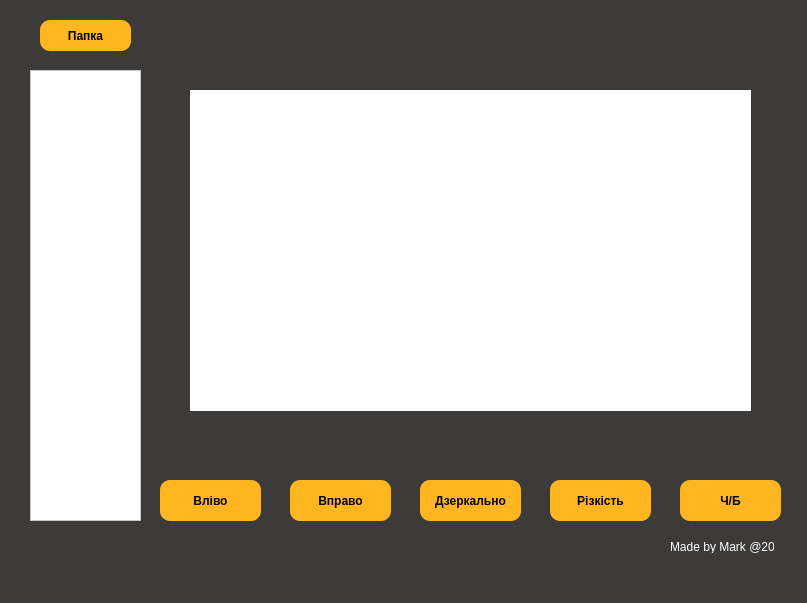
<?xml version="1.0" encoding="UTF-8"?>
<ui version="4.0">
 <class>MainWindow</class>
 <widget class="QMainWindow" name="MainWindow">
  <property name="geometry">
   <rect>
    <x>0</x>
    <y>0</y>
    <width>807</width>
    <height>603</height>
   </rect>
  </property>
  <property name="windowTitle">
   <string>MainWindow</string>
  </property>
  <property name="styleSheet">
   <string notr="true">background-color: #3C3B3A;</string>
  </property>
  <widget class="QWidget" name="centralwidget">
   <widget class="QLabel" name="label">
    <property name="geometry">
     <rect>
      <x>190</x>
      <y>90</y>
      <width>561</width>
      <height>321</height>
     </rect>
    </property>
    <property name="whatsThis">
     <string>&lt;html&gt;&lt;head/&gt;&lt;body&gt;&lt;p&gt;&lt;br/&gt;&lt;/p&gt;&lt;/body&gt;&lt;/html&gt;</string>
    </property>
    <property name="styleSheet">
     <string notr="true">background-color:white;</string>
    </property>
    <property name="text">
     <string/>
    </property>
   </widget>
   <widget class="QListWidget" name="listWidget">
    <property name="geometry">
     <rect>
      <x>30</x>
      <y>70</y>
      <width>111</width>
      <height>451</height>
     </rect>
    </property>
    <property name="styleSheet">
     <string notr="true">background-color:white;</string>
    </property>
   </widget>
   <widget class="QPushButton" name="btn_left">
    <property name="geometry">
     <rect>
      <x>160</x>
      <y>480</y>
      <width>101</width>
      <height>41</height>
     </rect>
    </property>
    <property name="styleSheet">
     <string notr="true">background-color:#FFB621;
border-radius:10px;
font-weight: bold;</string>
    </property>
    <property name="text">
     <string>Вліво</string>
    </property>
   </widget>
   <widget class="QPushButton" name="btn_right">
    <property name="geometry">
     <rect>
      <x>290</x>
      <y>480</y>
      <width>101</width>
      <height>41</height>
     </rect>
    </property>
    <property name="styleSheet">
     <string notr="true">background-color:#FFB621;
border-radius:10px;
font-weight: bold;</string>
    </property>
    <property name="text">
     <string>Вправо</string>
    </property>
   </widget>
   <widget class="QPushButton" name="btn_flip">
    <property name="geometry">
     <rect>
      <x>420</x>
      <y>480</y>
      <width>101</width>
      <height>41</height>
     </rect>
    </property>
    <property name="styleSheet">
     <string notr="true">background-color:#FFB621;
border-radius:10px;
font-weight: bold;</string>
    </property>
    <property name="text">
     <string>Дзеркально</string>
    </property>
   </widget>
   <widget class="QPushButton" name="btn_bw">
    <property name="geometry">
     <rect>
      <x>680</x>
      <y>480</y>
      <width>101</width>
      <height>41</height>
     </rect>
    </property>
    <property name="styleSheet">
     <string notr="true">background-color:#FFB621;
border-radius:10px;
font-weight: bold;</string>
    </property>
    <property name="text">
     <string>Ч/Б</string>
    </property>
   </widget>
   <widget class="QPushButton" name="btn_dir">
    <property name="geometry">
     <rect>
      <x>40</x>
      <y>20</y>
      <width>91</width>
      <height>31</height>
     </rect>
    </property>
    <property name="styleSheet">
     <string notr="true">background-color:#FFB621;
border-radius:10px;
font-weight: bold;</string>
    </property>
    <property name="text">
     <string>Папка</string>
    </property>
   </widget>
   <widget class="QPushButton" name="btn_sharp">
    <property name="geometry">
     <rect>
      <x>550</x>
      <y>480</y>
      <width>101</width>
      <height>41</height>
     </rect>
    </property>
    <property name="styleSheet">
     <string notr="true">background-color:#FFB621;
border-radius:10px;
font-weight: bold;</string>
    </property>
    <property name="text">
     <string>Різкість</string>
    </property>
   </widget>
   <widget class="QLabel" name="label_2">
    <property name="geometry">
     <rect>
      <x>670</x>
      <y>540</y>
      <width>104</width>
      <height>13</height>
     </rect>
    </property>
    <property name="styleSheet">
     <string notr="true">color:white;</string>
    </property>
    <property name="text">
     <string>Made by Mark @2024</string>
    </property>
   </widget>
  </widget>
  <widget class="QMenuBar" name="menubar">
   <property name="geometry">
    <rect>
     <x>0</x>
     <y>0</y>
     <width>807</width>
     <height>21</height>
    </rect>
   </property>
  </widget>
  <widget class="QStatusBar" name="statusbar"/>
 </widget>
 <resources/>
 <connections/>
</ui>
